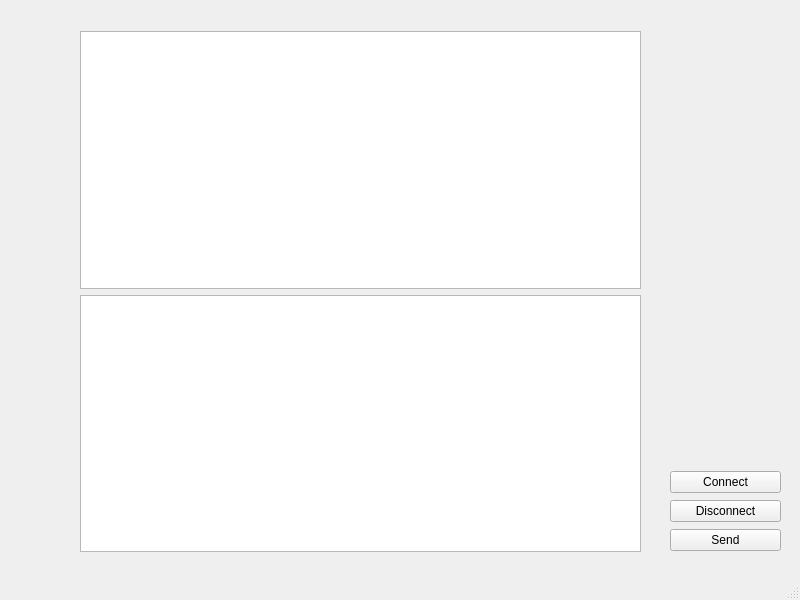
<?xml version="1.0" encoding="UTF-8"?>
<ui version="4.0">
 <class>MainWindow</class>
 <widget class="QMainWindow" name="MainWindow">
  <property name="geometry">
   <rect>
    <x>0</x>
    <y>0</y>
    <width>800</width>
    <height>600</height>
   </rect>
  </property>
  <property name="windowTitle">
   <string>Client Echo Server</string>
  </property>
  <property name="windowIcon">
   <iconset>
    <normaloff>icon.ico</normaloff>icon.ico</iconset>
  </property>
  <widget class="QWidget" name="centralwidget">
   <widget class="QWidget" name="gridLayoutWidget">
    <property name="geometry">
     <rect>
      <x>670</x>
      <y>470</y>
      <width>111</width>
      <height>83</height>
     </rect>
    </property>
    <layout class="QGridLayout" name="gridLayout">
     <property name="sizeConstraint">
      <enum>QLayout::SetDefaultConstraint</enum>
     </property>
     <property name="leftMargin">
      <number>0</number>
     </property>
     <item row="2" column="0">
      <widget class="QPushButton" name="sendBtn">
       <property name="text">
        <string>Send</string>
       </property>
      </widget>
     </item>
     <item row="1" column="0">
      <widget class="QPushButton" name="disconnectBtn">
       <property name="text">
        <string>Disconnect</string>
       </property>
      </widget>
     </item>
     <item row="0" column="0">
      <widget class="QPushButton" name="connectBtn">
       <property name="autoFillBackground">
        <bool>false</bool>
       </property>
       <property name="text">
        <string>Connect</string>
       </property>
       <property name="autoDefault">
        <bool>false</bool>
       </property>
      </widget>
     </item>
    </layout>
   </widget>
   <widget class="QWidget" name="layoutWidget">
    <property name="geometry">
     <rect>
      <x>80</x>
      <y>31</y>
      <width>561</width>
      <height>521</height>
     </rect>
    </property>
    <layout class="QVBoxLayout" name="verticalLayout">
     <item>
      <widget class="QTextEdit" name="messageOutput"/>
     </item>
     <item>
      <widget class="QTextEdit" name="messageInput"/>
     </item>
    </layout>
   </widget>
  </widget>
  <widget class="QMenuBar" name="menubar">
   <property name="geometry">
    <rect>
     <x>0</x>
     <y>0</y>
     <width>800</width>
     <height>21</height>
    </rect>
   </property>
  </widget>
  <widget class="QStatusBar" name="statusbar"/>
 </widget>
 <resources/>
 <connections/>
</ui>
